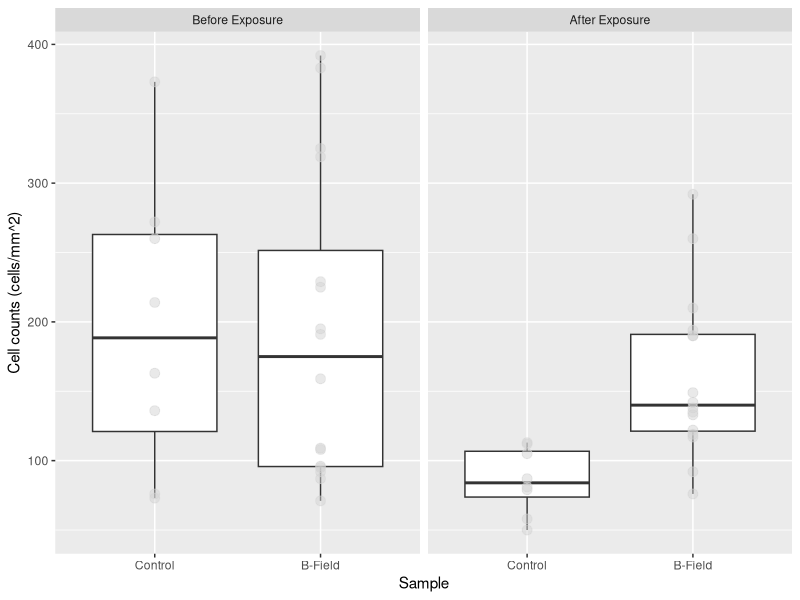
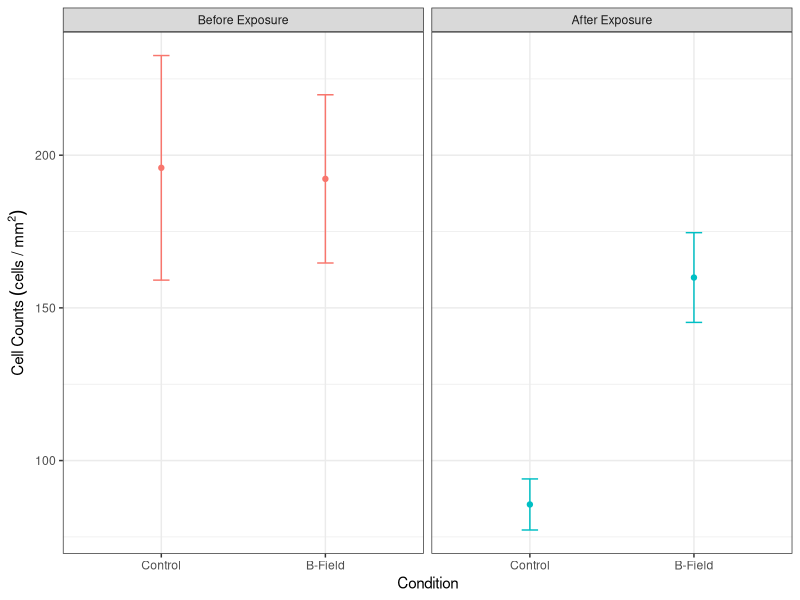

Write the R code that produced these figures, in order.
## ---- chunk 1
# clear the environment
rm(list = ls())

# import the libraries that we will use
library(ggplot2)
library(dplyr)
library(here)
library(ggfortify)

cells <- read.csv(here("Data", "Cellcountdata_11-9_11-13.csv"),stringsAsFactors = TRUE)
## ---- chunk 2
# relevel the data to put the control first
cells<- mutate(cells, Condition = relevel(Condition, ref = "Control"))

# reassign the values of the different EMF conditions to combine them
cells <- cells %>% mutate(Exposure = recode(cells$Date, "11/10/2022" = 'After Exposure', "11/9/2022" = 'Before Exposure'))

# relevel the data to put the before exposure first
cells<- mutate(cells, Exposure = relevel(Exposure, ref = "Before Exposure"))


# make a box plot of the data
ggplot(cells, aes(x = Condition, y = Cells)) +
geom_boxplot()+
  geom_point(size = 3, colour = 'lightgrey', alpha = 0.5)+
  facet_wrap(~Exposure)+
  xlab("Sample") +
  ylab("Cell counts (cells/mm^2)")
## ---- chunk 3
# find the means of the cell counts and put them in a new table
mean_counts <- cells %>% group_by(Condition,Exposure) %>% summarise(
  meancounts = mean(Cells),
  secounts = sd(Cells)/sqrt(sum(!is.na(Cells))                                                             ))
## ---- chunk 4
# create scatterplot with error bars
ggplot(mean_counts, aes(Condition, meancounts, color = Exposure))+
     geom_point()+
     geom_line()+
     geom_errorbar(aes(ymin = meancounts - secounts,
                       ymax = meancounts + secounts), width = 0.1)+
    theme_bw()+
    facet_wrap(~Exposure)+
    theme(legend.position="none")+
    xlab("Condition")+
    ylab(expression(Cell~Counts~(cells~"/"~mm^2)))
